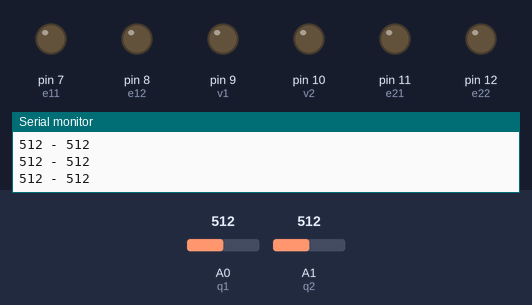
A sketch run on a simulated Arduino Uno, built with avr-gcc and run on an emulated ATmega328P. On the bench: output pins drawn as LEDs (lit = HIGH), the last lines printed to the serial monitor. Dashed ring = blinking. The test bench sets the inputs (shaded band); at power-on: A0 (q1) = 512, A1 (q2) = 512.

Above: at 1.7 s.
1.8 s: A0 (q1) set to 309
3.3 s: A0 (q1) set to 290
At 4.1 s:
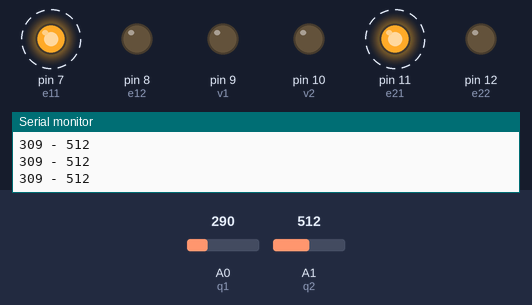
6.3 s: A0 (q1) set to 80
At 7.7 s:
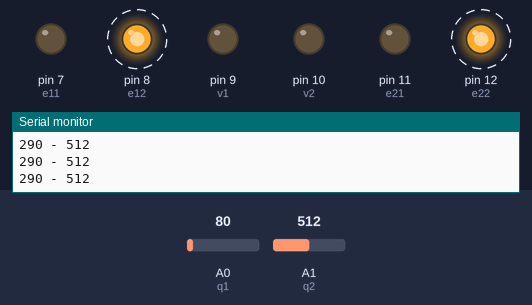
9.3 s: A0 (q1) set to 94
At 10.2 s:
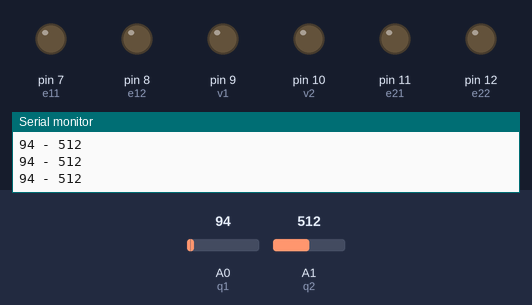
Timing chart, 0 to 11.8 s (numbered marks = the images above; inputs shaded):
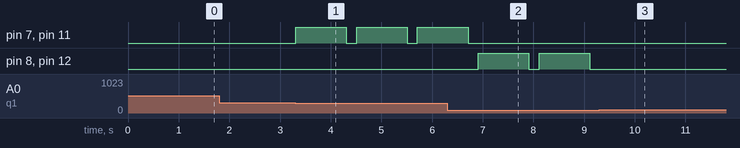

Measured:
- the behaviour switches between 300 and 299 on A0 (q1) (found by bisection; images 0 and 1)
- the behaviour switches between 89 and 90 on A0 (q1) (found by bisection; images 2 and 3)
- after the input at 3.3 s, pin 7 (e11), pin 11 (e21): alternates HIGH for 1.0 s and LOW for 0.20 s, starting at once
- after the input at 6.3 s, pin 7 (e11), pin 11 (e21): goes on until 6.7 s, then stays LOW; pin 8 (e12), pin 12 (e22): alternates HIGH for 1.0 s and LOW for 0.20 s, starting after 0.61 s
- after the input at 9.3 s, pin 8 (e12), pin 12 (e22): stops changing and stays LOW

The sketch:

Silla3.ino
```cpp
//Silla3.ino


const int e11=7,e12=8,v1=9,v2=10,e21=11,e22=12,a=5,b=3,c=4,d=6,e=2;
int valor,vel,ad,at,de,iz,edo,q1=0,q2=1,q3=2,q4=3,a1,a2;

void setup() {
	Serial.begin(9600);
	pinMode(e11,OUTPUT);
	pinMode(e12,OUTPUT);
	pinMode(e21,OUTPUT);
	pinMode(e22,OUTPUT);
	pinMode(v1,OUTPUT);
	pinMode(v2,OUTPUT);
	pinMode(a,INPUT);
	pinMode(b,INPUT);
	pinMode(c,INPUT);
	pinMode(d,INPUT);
	pinMode(e,INPUT);
	delay(500);
	edo=0;
	apagar();
}

void loop() {
	a1=analogRead(q1);
	a2=analogRead(q2);


 	if(a1>280&&a1<300){
 		pe();
 		digitalWrite(e11,HIGH);
 		digitalWrite(e21,HIGH);
 		delay(1000);
 		apagar();
 	}
	if(a1>75&&a1<90){///////
 		pe();
 		digitalWrite(e12,HIGH);
 		digitalWrite(e22,HIGH);
 		delay(1000);
 		apagar();
 	}
 	if(a2>310&&a2<315){
 		pe();
 		digitalWrite(e11,HIGH);
 		digitalWrite(e22,HIGH);
 		delay(400);
 		apagar();
 	}
 	if(a2>260&&a2<268){
 		pe();
 		digitalWrite(e12,HIGH);
 		digitalWrite(e21,HIGH);
 		delay(400);
 		apagar();
	}
	Serial.print(a1);
	Serial.print(" - ");
	Serial.println(a2);
	delay(200);
}


void apagar(){
	digitalWrite(e11,LOW);
	digitalWrite(e12,LOW);
	digitalWrite(e21,LOW);
	digitalWrite(e22,LOW);
	digitalWrite(v1,LOW);
	digitalWrite(v2,LOW);
}

void pe(){
  	analogWrite(v1,valor);
 	analogWrite(v2,valor);
}
```
